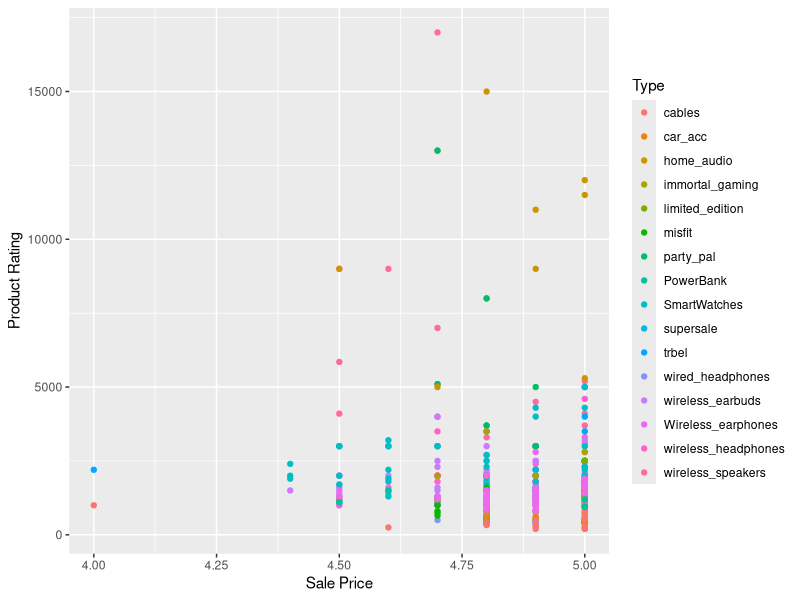
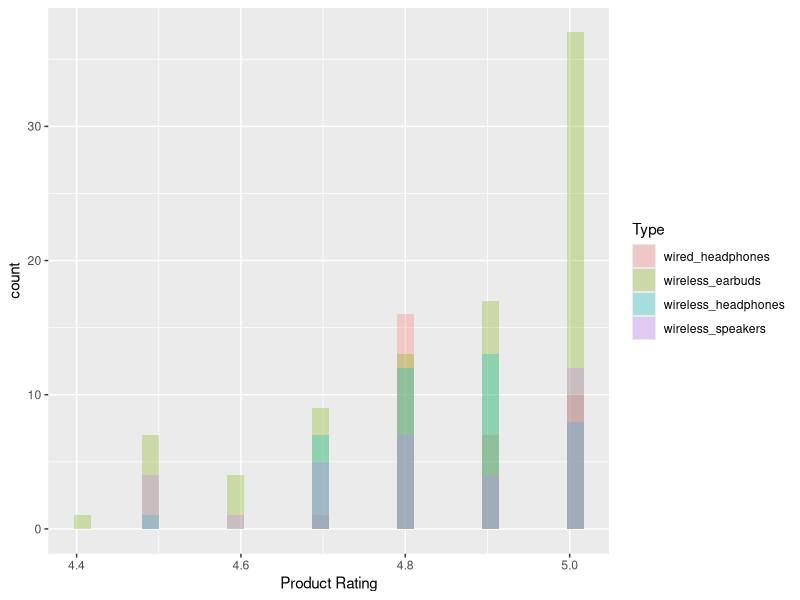
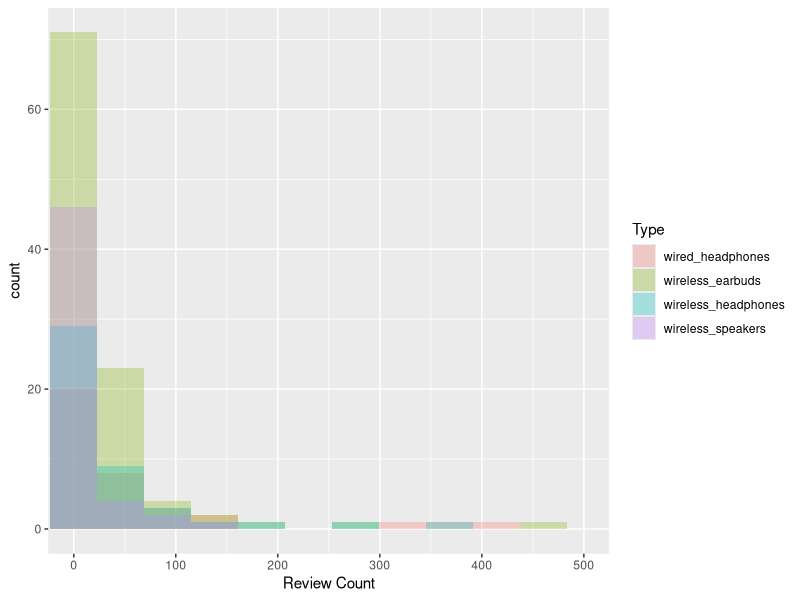
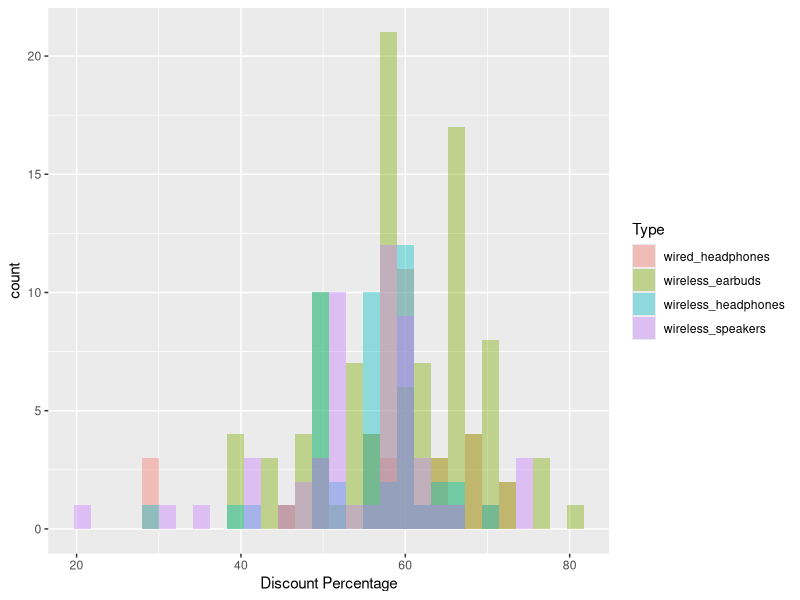
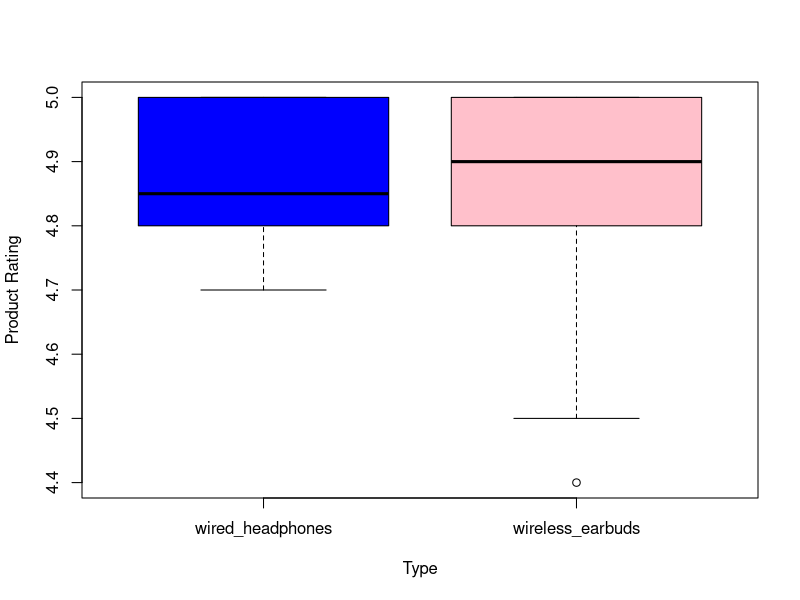
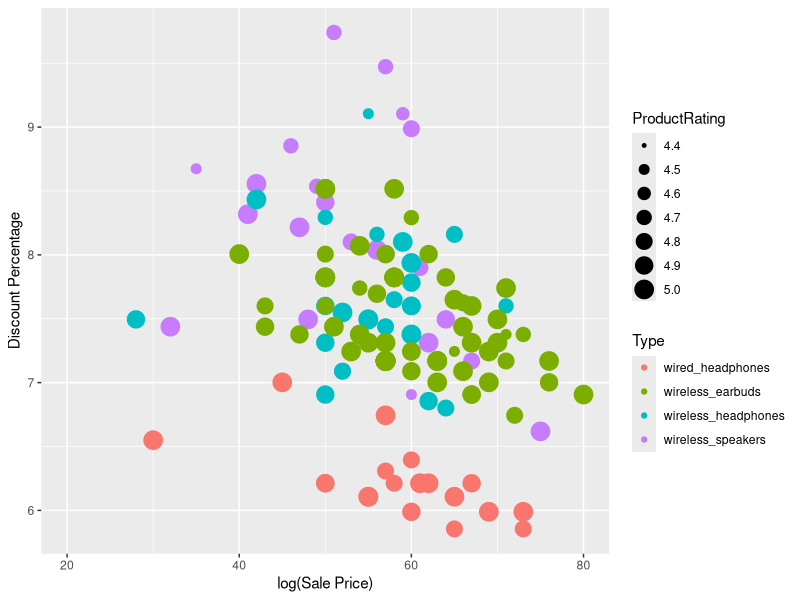
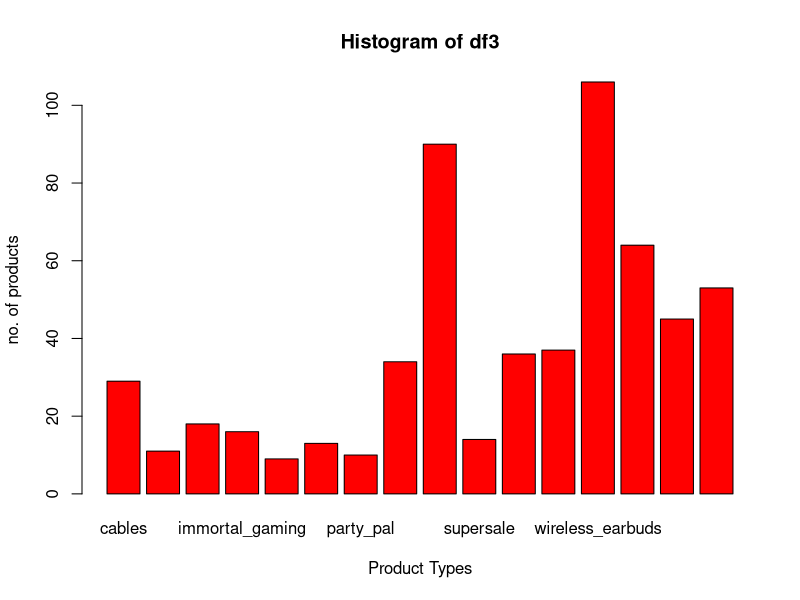

Reproduce these figures in R, in order.
## ---- chunk 1
#| echo: false
#| warning: false
library(ggplot2)
library(dplyr)
boAt = read.csv("Big_Frame.csv") 
amazon = read.csv("Amazon_earbuds.csv")
ggplot( boAt , aes(x= ProductRating,y = Sale_Price , col = Type))+ geom_point() +
  xlab("Sale Price") + ylab("Product Rating")
## ---- chunk 2
#| echo: false
#| warning: false
library(ggplot2)
library(dplyr)
boAt = read.csv("Big_Frame.csv") 
amazon = read.csv("Amazon_earbuds.csv")
df2 = boAt %>% filter(Type %in% c("wireless_speakers"  , "wireless_headphones", "wired_headphones", "wireless_earbuds"))
ggplot(df2 , aes(x = ProductRating  , fill = Type))+ geom_histogram(position = "identity", alpha = 0.3) + xlab("Product Rating")

## ---- chunk 3
#| echo: false
#| warning: false
library(ggplot2)
library(dplyr)
boAt = read.csv("Big_Frame.csv") 
amazon = read.csv("Amazon_earbuds.csv")
ggplot(df2 , aes(x = ReviewCount  , fill = Type))+ geom_histogram(position = "identity", alpha = 0.3)+coord_cartesian(xlim = c(0,500))+ xlab("Review Count") 
## ---- chunk 4
#| echo: false
#| warning: false
library(ggplot2)
library(dplyr)
boAt = read.csv("Big_Frame.csv") 
amazon = read.csv("Amazon_earbuds.csv")
ggplot(df2 , aes(x = Discount_percentage , fill = Type))+ geom_histogram(position = "identity", alpha = 0.4) + xlab("Discount Percentage")
## ---- chunk 5
#| echo: false
#| warning: false
library(ggplot2)
library(dplyr)
boAt = read.csv("Big_Frame.csv") 
amazon = read.csv("Amazon_earbuds.csv")
df1 = boAt %>% filter(Type %in% c("wireless_earbuds" , "wired_headphones"))
boxplot(ProductRating ~ Type, data = df1, col = c("blue", "pink"), ylab = "Product Rating")
## ---- chunk 6
#| echo: false
#| warning: false
library(ggplot2)
library(dplyr)
boAt = read.csv("Big_Frame.csv") 
amazon = read.csv("Amazon_earbuds.csv")
ggplot(df2 , aes(x = Discount_percentage , y = log(Sale_Price) , col = Type , size = ProductRating)) + geom_point()+ ylab("Discount Percentage")+xlab("log(Sale Price)") 

## ---- chunk 7
#| echo: false
#| warning: false
library(ggplot2)
library(dplyr)
boAt = read.csv("Big_Frame.csv") 
amazon = read.csv("Amazon_earbuds.csv")

df3 = boAt[14]
tab <-table(df3)
# Assuming df3 is your dataset
tab <- table(df3)

# Create a histogram
barplot(tab, main = "Histogram of df3", xlab ="Product Types", ylab = "no. of products",col = "red",horiz = FALSE)
